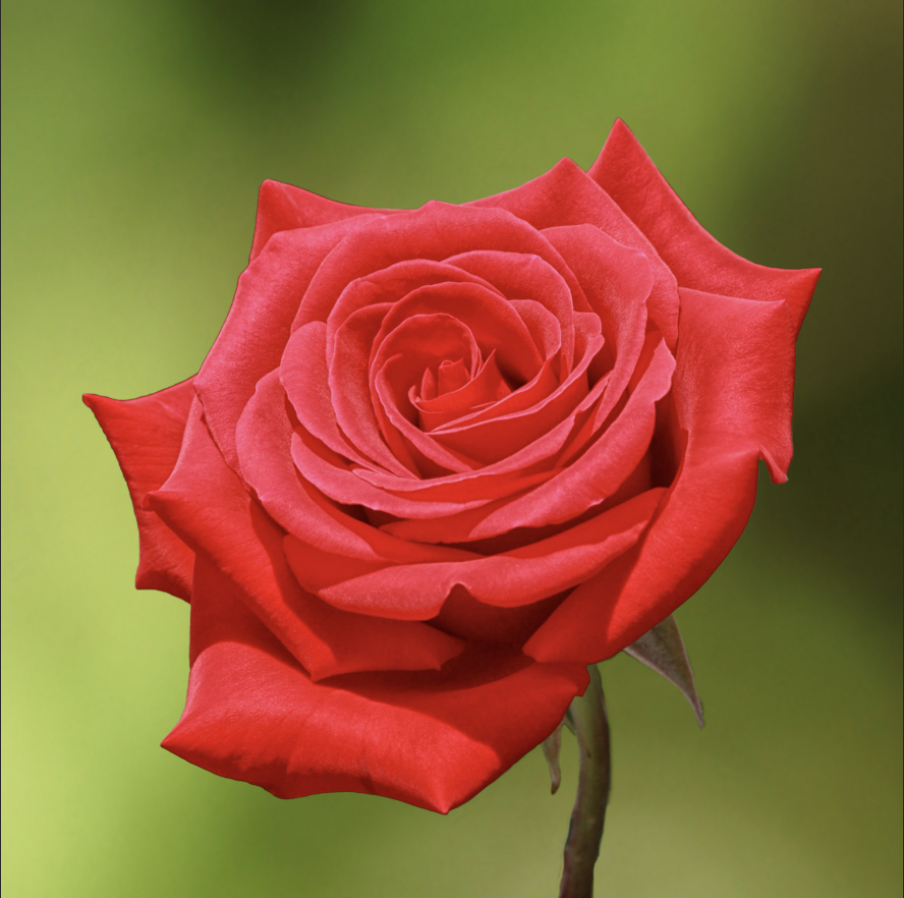
#> input picture opencv/7_轮廓/hua.png, 904 x 898 px, found by its file name
$ python main.py
#> lines starting #> are read from the running program, lines starting #| are printed output that depends on the picture; after the words box and inside, x2 and y2 are one past the last pixel; in counts of white or black regions, pixels touching at a corner belong together
import cv2
import numpy as np

def turnhsv(o):
    a = cv2.cvtColor(o,code = cv2.COLOR_BGR2HSV)
    return a
# 手工绘制
def shou(o):
    h,w,c = o.shape
    mask = np.zeros((h, w), dtype=np.uint8)
    # 手动标点获取的数据，类似ps里面的铰链工具
    x_data = np.array([80, 256, 616, 816, 790, 456, 286, 158, 131])+10   # 横坐标
    y_data = np.array([394,170, 107, 258, 477, 819, 801, 744, 584])+10   # 纵坐标
    # pts = np.vstack((x_data, y_data)).astype(np.uint8).T     # vstack是数值上的及联
    pts = np.c_[x_data,y_data]                              # 与上一行输出相同
    cv2.fillPoly(mask, [pts], (255),8,0)
    return mask

# 自动绘制
def auto(a):
    hsv = turnhsv(a)
    lower_red = np.array([100,0,0]);upper_red = np.array([220,255,255]) # 浅红色和深红色
    mask = cv2.inRange(hsv,lower_red,upper_red)     # 获取面具
    return mask

def main():
    hua = cv2.imread('7_轮廓/hua.png')
#> hua is the input picture: shape (898, 904, 3); mean B, G, R 55.3, 98.4, 146.8

    mask = auto(hua)
#> in turnhsv, `a = cv2.cvtColor(o,code = cv2.COLOR_BGR2HSV)`: a: shape (898, 904, 3); mean H, S, V 40, 163, 153.7
#> in auto, `mask = cv2.inRange(hsv,lower_red,upper_red)`:
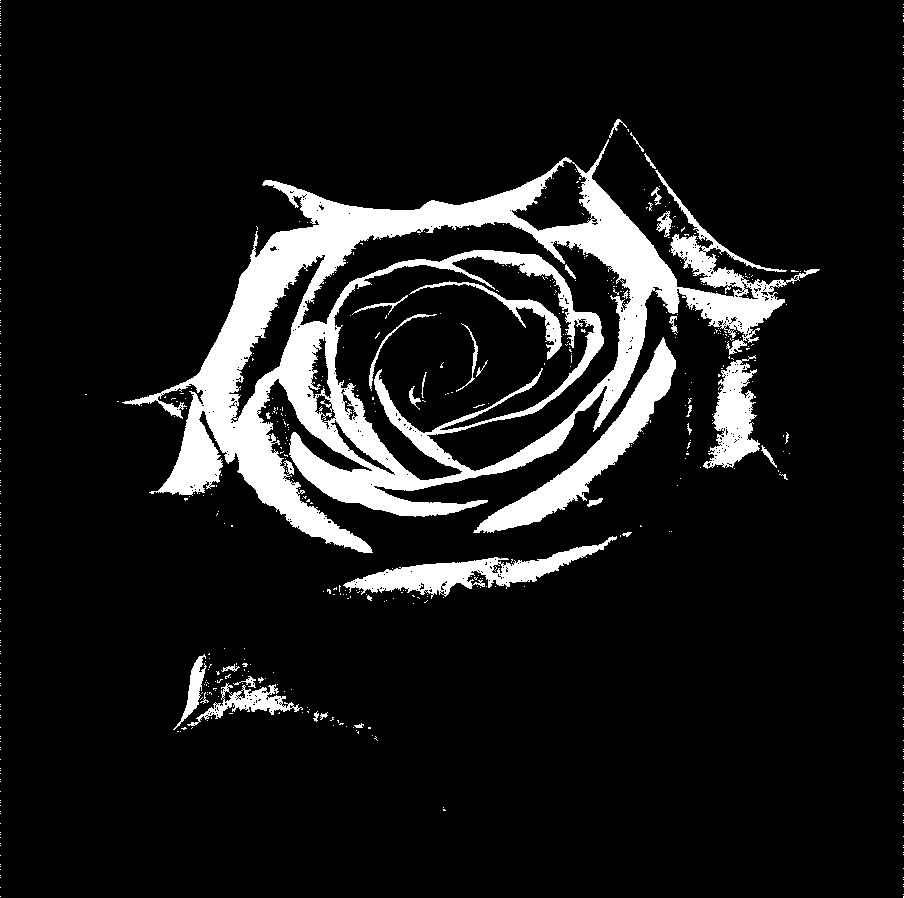
#> mask: shape (898, 904); 10.6% white; 714 white regions (680 under 20 px), largest, box (x1, y1, x2, y2) and area: (122, 139, 820, 553) 64300, (473, 337, 676, 533) 6931, (343, 536, 617, 599) 4819
    hua1 = cv2.bitwise_and(hua,hua,mask=mask)
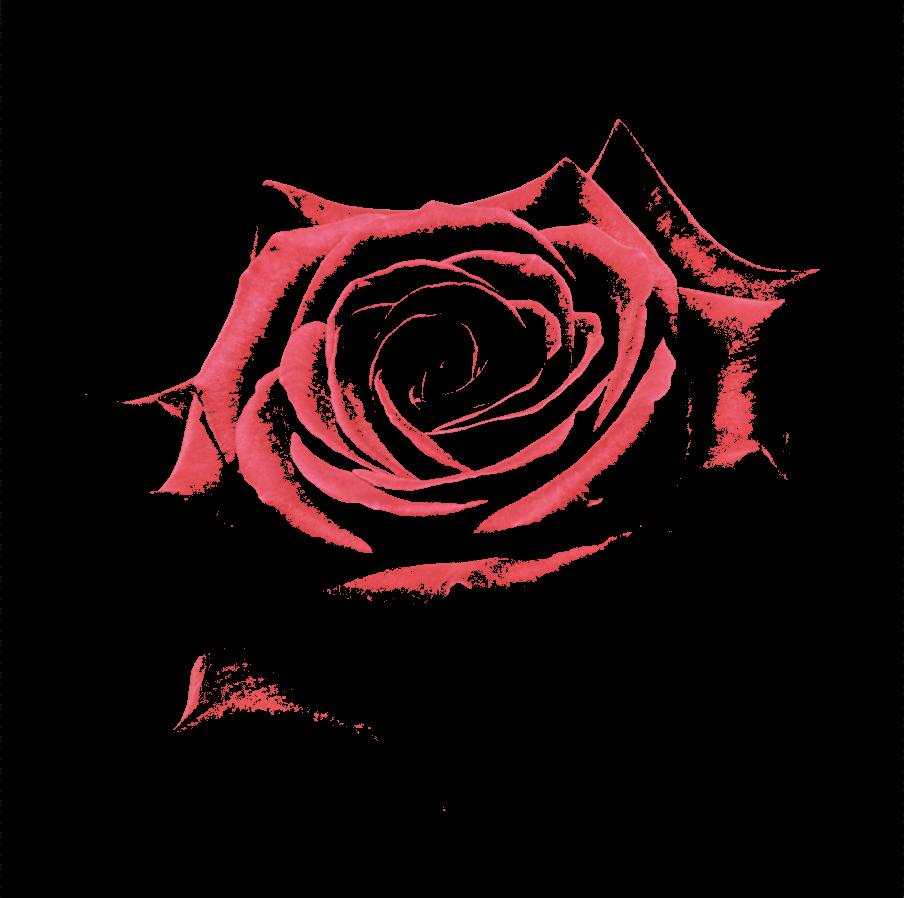
#> hua1: shape (898, 904, 3); mean B, G, R 10, 8.8, 23.9


    # cv2.imwrite("test.png",hua1)
    cv2.imshow("test",hua1)
    cv2.waitKey(0)
    cv2.destroyAllWindows()


if __name__ =="__main__":
    main()
